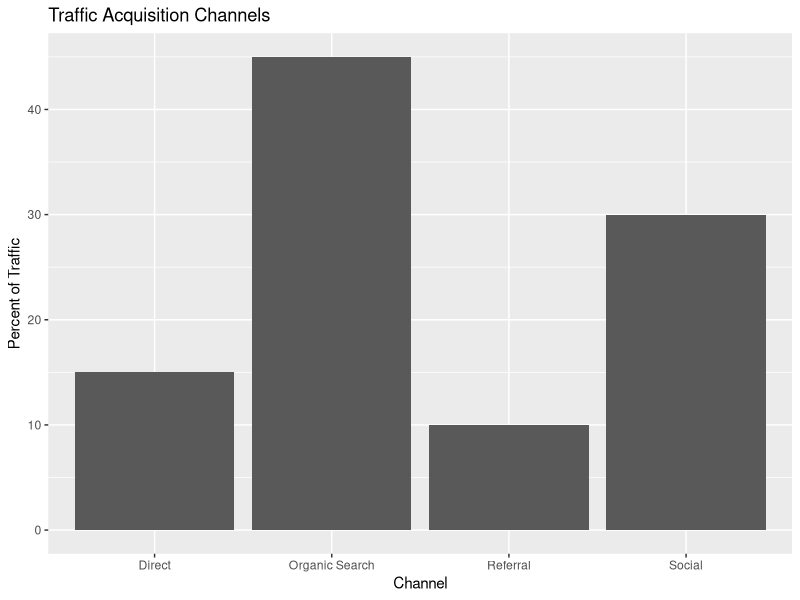

Source code (R):
## ---- chunk 1
#| echo: false
#| message: false
#| warning: false

library(ggplot2)

channels <- c("Organic Search", "Social", "Direct", "Referral")
traffic <- c(45, 30, 15, 10)

df <- data.frame(channels, traffic)

ggplot(df, aes(x = channels, y = traffic)) +
  geom_col() +
  labs(
    title = "Traffic Acquisition Channels",
    x = "Channel",
    y = "Percent of Traffic"
  )
